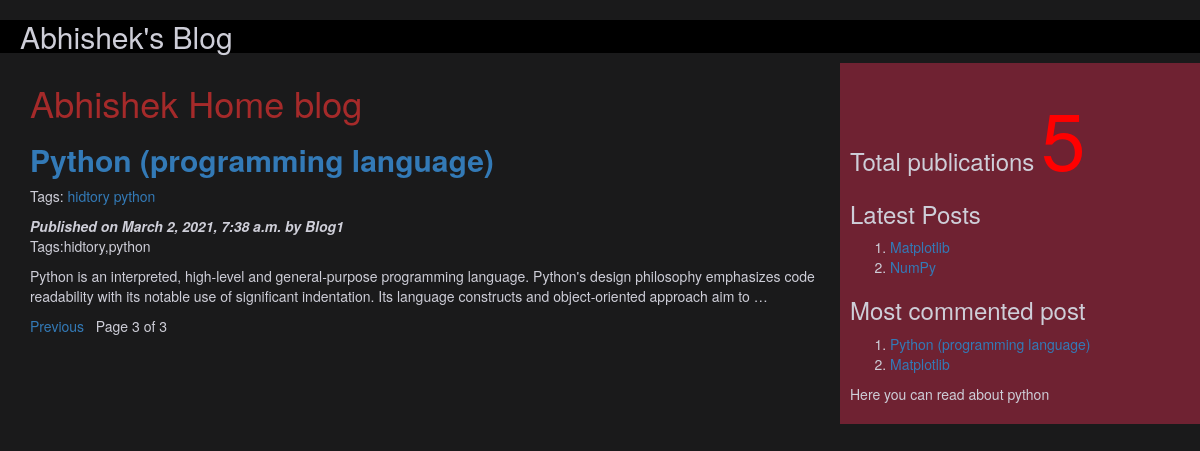
/?page=3, run on the app's committed database.
### blogApp/models.py (models this page shows, shortened)
class Post(models.Model):
    tags = TaggableManager()
    STATUS_CHOICES = (('draft' , 'Draft'),('published','Published'))
    title = models.CharField(max_length= 256)
    slug = models.SlugField(max_length=264,unique_for_date='publish')
    author = models.ForeignKey(User,related_name='blog_posts',on_delete= models.CASCADE)
    body = models.TextField()
    publish = models.DateTimeField(default=timezone.now)
    created = models.DateTimeField(auto_now_add=True)
    updated =  models.DateTimeField(auto_now=True)
    status = models.CharField(max_length=10,choices=STATUS_CHOICES,default='draft')
    objects = CustomManager()
    class Meta:
        ordering = ('-publish',)
    def get_absolute_url(self):
        return reverse('post_detail',args=[self.publish.year,self.publish.strftime('%m'),self.publish.strftime('%d'),self.slug])

### blogApp/views.py (the view)
# urls.py: url(r'^$',views.post_list_view),
def post_list_view(request,tag_slug=None):
    post_list = Post.objects.all()
    tag = None
    if tag_slug:
        tag = get_object_or_404(Tag,slug=tag_slug)
        post_list=post_list.filter(tags__in=[tag])
    paginator = Paginator(post_list,2)
    page_number = request.GET.get('page')
    try:
        post_list = paginator.page(page_number)
    except PageNotAnInteger:
        post_list = paginator.page(1)
    except EmptyPage:
        post_list = paginator.page(paginator.num_pages)
    d = {'post_list':post_list,'tag':tag}
    return render(request,'blogApp/post_list.html',d)

### blogApp/models.py (called while the page is built)
    def get_queryset(self):
        return super().get_queryset().filter(status='published')

### blogApp/templatetags/blogtags.py (called while the page is built)
@register.simple_tag
def total_posts():
    return Post.objects.count()

@register.inclusion_tag('blogApp/latest_post.html')
def show_latest_posts(count=3):
    latest_posts=Post.objects.order_by('-publish')[:count]
    return {'latest_posts':latest_posts}

@register.simple_tag
def get_most_commented_posts(count=2):
    return Post.objects.annotate(total_comments=Count('comments')).order_by('-total_comments')[:count]

### templates/blogApp/post_list.html (shortened to what this page needs)
<!DOCTYPE html>
<html>
    {%extends 'blogApp/parent.html'%}
        {%block content_block%}
        <h1 style="color: brown;">Abhishek Home blog</h1>
        {%for post in post_list%}
        <a href="{{post.get_absolute_url}}"><h2><b>{{post.title}}</b></h2></a>
        <p>Tags:
            {%for tag in post.tags.all%}
            <a href="{%url "post_list_by_tag_name" tag.slug%}">{{tag.name}}</a>
            {%endfor%}
        </p>
        <i><b>Published on {{post.publish}} by {{post.author|title}}</b></i>
        <p>Tags:{{post.tags.all|join:','}}</p>
        {{post.body|truncatewords:30|linebreaks}}
        {%endfor%}
        {%include 'blogApp/pagination.html' with page=post_list%}
        {%endblock%}

### templates/blogApp/parent.html (shortened to what this page needs)
<html>
{%load blogtags%}
    <head>
        <link rel="stylesheet" href="https://maxcdn.bootstrapcdn.com/bootstrap/3.3.7/css/bootstrap.min.css">
    </head>
    <body style="background-color: #1a1a1b;color:#ceced8;">
        <div class="hedder" style="height: 10%;;padding:0 0 0 20px;background-color: black;">
            <h2>Abhishek's Blog </h2>
        </div>
        <div class="content" style="width:70%;float:left;height:400%;padding:0 0 0 30px">
              {%block content_block%}
              {%endblock%}
        </div>
        <div class="sidebar" style="width:30%;float:right;background-color:#6f2232;height:100%;padding:10px">
            <h3>Total publications
                <span style="color: red;font-size: 80px;">
                {%total_posts%}</span>
                <h3>Latest Posts</h3>
                {%show_latest_posts 2%}
                <h3>Most commented post</h3>
                {%get_most_commented_posts as m%}
                <ol>
                  {%for post in m%}
                  <li><a href="{{post.get_absolute_url}}">{{post.title}}</a></li>
                  {%endfor%}
                </ol>
            </h3>
            <p>Here you can read about python</p>
        </div>
    </body>
</html>

### templates/blogApp/latest_post.html
<!DOCTYPE html>
<html>
<body>
    <ol>
    {%for post in latest_posts%}
    <li><a href="{{post.get_absolute_url}}">{{post.title}}</a></li>
    {%endfor%}
    </ol>
</body>
</html>

### data on the page
Post: title "Python (programming language)", publish "March 2, 2021, 7:38 a.m.", author "Blog1", tags.all "hidtory,python", body "Python is an interpreted, high-level and general-purpose programming language. Python's design philosophy emphasizes code readability with its notable use of significant indentation. Its language constructs and object-oriented approach aim to …"
Tag: name "hidtory"
Tag: name "python"
Post: title "Matplotlib"
Post: title "NumPy"

### other printed values
{{ page.number }} "3"
{{ page.paginator.num_pages }} "3"
